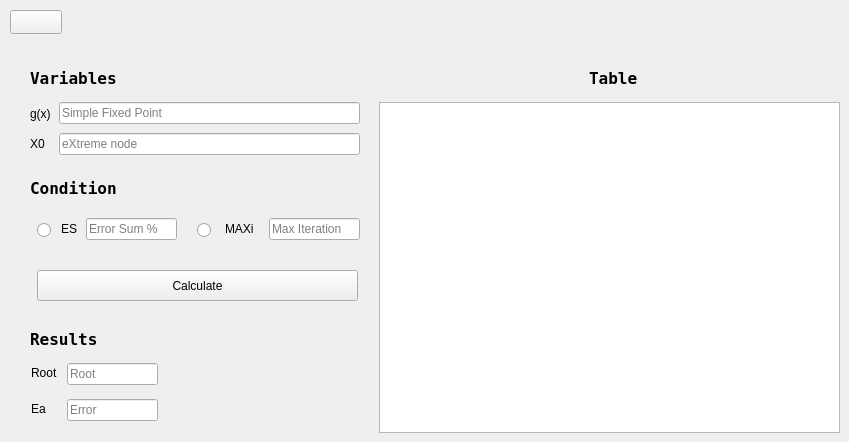
   <widget class="QWidget" name="simple_fixed_point_tab">
    <attribute name="title">
     <string>fixed</string>
    </attribute>
    <widget class="QPushButton" name="back_4">
     <property name="geometry">
      <rect>
       <x>10</x>
       <y>10</y>
       <width>52</width>
       <height>24</height>
      </rect>
     </property>
     <property name="text">
      <string/>
     </property>
     <property name="icon">
      <iconset>
       <normaloff>arrow.png</normaloff>arrow.png</iconset>
     </property>
    </widget>
    <widget class="QLabel" name="Variables_text_simple_fixed_point">
     <property name="geometry">
      <rect>
       <x>30</x>
       <y>70</y>
       <width>131</width>
       <height>16</height>
      </rect>
     </property>
     <property name="font">
      <font>
       <family>Terminal</family>
       <pointsize>12</pointsize>
       <bold>true</bold>
      </font>
     </property>
     <property name="text">
      <string>Variables</string>
     </property>
    </widget>
    <widget class="QLineEdit" name="gx_input_simple_fixed_point">
     <property name="geometry">
      <rect>
       <x>59</x>
       <y>102</y>
       <width>301</width>
       <height>22</height>
      </rect>
     </property>
     <property name="placeholderText">
      <string>Simple Fixed Point</string>
     </property>
    </widget>
    <widget class="QLabel" name="gx_text_simple_fixed_point">
     <property name="geometry">
      <rect>
       <x>30</x>
       <y>106</y>
       <width>21</width>
       <height>16</height>
      </rect>
     </property>
     <property name="text">
      <string>g(x)</string>
     </property>
    </widget>
    <widget class="QLabel" name="X0_text_simple_fixed_point">
     <property name="geometry">
      <rect>
       <x>30</x>
       <y>136</y>
       <width>21</width>
       <height>16</height>
      </rect>
     </property>
     <property name="text">
      <string>X0</string>
     </property>
    </widget>
    <widget class="QLineEdit" name="x0_input_simple_fixed_point">
     <property name="geometry">
      <rect>
       <x>59</x>
       <y>133</y>
       <width>301</width>
       <height>22</height>
      </rect>
     </property>
     <property name="placeholderText">
      <string>eXtreme node</string>
     </property>
    </widget>
    <widget class="QLabel" name="Condition_text_simple_fixed_point">
     <property name="geometry">
      <rect>
       <x>30</x>
       <y>180</y>
       <width>131</width>
       <height>16</height>
      </rect>
     </property>
     <property name="font">
      <font>
       <family>Terminal</family>
       <pointsize>12</pointsize>
       <bold>true</bold>
      </font>
     </property>
     <property name="text">
      <string>Condition</string>
     </property>
    </widget>
    <widget class="QLineEdit" name="maxi_input_simple_fixed_point">
     <property name="geometry">
      <rect>
       <x>269</x>
       <y>218</y>
       <width>91</width>
       <height>22</height>
      </rect>
     </property>
     <property name="placeholderText">
      <string>Max Iteration</string>
     </property>
    </widget>
    <widget class="QLabel" name="MAXi_text_simple_fixed_point">
     <property name="geometry">
      <rect>
       <x>225</x>
       <y>221</y>
       <width>41</width>
       <height>16</height>
      </rect>
     </property>
     <property name="text">
      <string>MAXi</string>
     </property>
    </widget>
    <widget class="QRadioButton" name="maxi_radio_btn_simple_fixed_point">
     <property name="geometry">
      <rect>
       <x>197</x>
       <y>220</y>
       <width>21</width>
       <height>20</height>
      </rect>
     </property>
     <property name="text">
      <string/>
     </property>
    </widget>
    <widget class="QLineEdit" name="es_input_simple_fixed_point">
     <property name="geometry">
      <rect>
       <x>86</x>
       <y>218</y>
       <width>91</width>
       <height>22</height>
      </rect>
     </property>
     <property name="placeholderText">
      <string>Error Sum %</string>
     </property>
    </widget>
    <widget class="QLabel" name="ES_text_simple_fixed_point">
     <property name="geometry">
      <rect>
       <x>61</x>
       <y>221</y>
       <width>16</width>
       <height>16</height>
      </rect>
     </property>
     <property name="text">
      <string>ES</string>
     </property>
    </widget>
    <widget class="QRadioButton" name="es_radio_btn_simple_fixed_point">
     <property name="geometry">
      <rect>
       <x>37</x>
       <y>220</y>
       <width>21</width>
       <height>20</height>
      </rect>
     </property>
     <property name="text">
      <string/>
     </property>
    </widget>
    <widget class="QPushButton" name="fixed_point_calc_btn">
     <property name="geometry">
      <rect>
       <x>37</x>
       <y>270</y>
       <width>321</width>
       <height>31</height>
      </rect>
     </property>
     <property name="text">
      <string>Calculate</string>
     </property>
    </widget>
    <widget class="QLabel" name="Root_simple_fixed_point">
     <property name="geometry">
      <rect>
       <x>31</x>
       <y>363</y>
       <width>31</width>
       <height>20</height>
      </rect>
     </property>
     <property name="text">
      <string>Root</string>
     </property>
    </widget>
    <widget class="QTableWidget" name="table_simple_fixed_point">
     <property name="geometry">
      <rect>
       <x>379</x>
       <y>102</y>
       <width>461</width>
       <height>331</height>
      </rect>
     </property>
     <attribute name="horizontalHeaderStretchLastSection">
      <bool>true</bool>
     </attribute>
    </widget>
    <widget class="QLabel" name="Results_simple_fixed_point">
     <property name="geometry">
      <rect>
       <x>30</x>
       <y>331</y>
       <width>131</width>
       <height>16</height>
      </rect>
     </property>
     <property name="font">
      <font>
       <family>Terminal</family>
       <pointsize>12</pointsize>
       <bold>true</bold>
      </font>
     </property>
     <property name="text">
      <string>Results</string>
     </property>
    </widget>
    <widget class="QLineEdit" name="error_result_simple_fixed_point">
     <property name="geometry">
      <rect>
       <x>67</x>
       <y>399</y>
       <width>91</width>
       <height>22</height>
      </rect>
     </property>
     <property name="placeholderText">
      <string>Error</string>
     </property>
    </widget>
    <widget class="QLineEdit" name="root_result_simple_fixed_point">
     <property name="geometry">
      <rect>
       <x>67</x>
       <y>363</y>
       <width>91</width>
       <height>22</height>
      </rect>
     </property>
     <property name="placeholderText">
      <string>Root</string>
     </property>
    </widget>
    <widget class="QLabel" name="Ea_text_simple_fixed_point">
     <property name="geometry">
      <rect>
       <x>31</x>
       <y>399</y>
       <width>31</width>
       <height>20</height>
      </rect>
     </property>
     <property name="text">
      <string>Ea</string>
     </property>
    </widget>
    <widget class="QLabel" name="Table_text_simple_fixed_point">
     <property name="geometry">
      <rect>
       <x>589</x>
       <y>70</y>
       <width>71</width>
       <height>16</height>
      </rect>
     </property>
     <property name="font">
      <font>
       <family>Terminal</family>
       <pointsize>12</pointsize>
       <bold>true</bold>
      </font>
     </property>
     <property name="text">
      <string>Table</string>
     </property>
    </widget>
   </widget>
